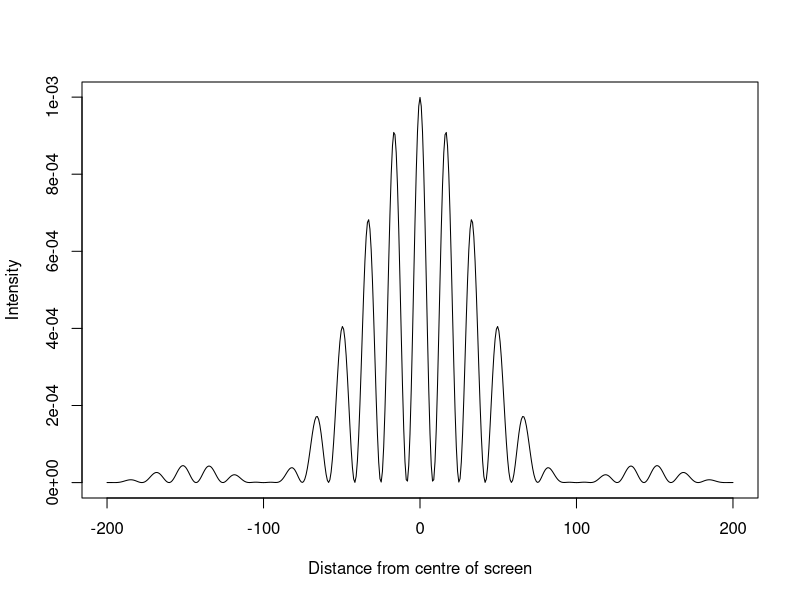

Here is the R script that generated this plot:
# Simon Toogood
# Task 5 Part 1

# ---- Constant definitions ---- #

L <- 1000          # Distance (from apertures) to screen
a <- 0.5           # Size of each aperture
d <- 3             # Separation of the slits
lambda <- 0.05     # Wavelength of light
k <- 2*pi / lambda # Wavenumber
I.0 <- 1           # Initial wave intensity
n.source <- 400    # Number of sources to use to approximate the two slits


# ---- Function definitions ---- #

compute.wave <- function(x.0, y.0, x.1, y.1, k, amp.0=1) {
  # Given a single source of waves at point (x.0, y.0), compute the phase
  # shift and amplitude of the wave arriving at point (x.1, y.1).
  dx <- x.1 - x.0               # x distance travelled
  dy <- y.1 - y.0               # y distance travelled
  dist <- sqrt( dx^2 + dy^2 )   # Total path length
  amp <- amp.0 * dist^(-1/2)    # Amplitude decay with path length
  phase <- (k * dist) %% (2*pi) # Phase change over path length modulo 2pi
  # Put amplitude and phase into a phasor and output this.
  phasor <- complex(modulus=amp, argument=phase)
  return(phasor) }

interfere <- function(y.screen, y.source, L, k) {
  n.source <- length(y.source) # Number of sources in total
  n.screen <- length(y.screen) # Number of screen pixels
  # Spread the amplitude over the individual sources
  amp.0 <- sqrt(I.0) / n.source
  
  # Array to store combined phasor (amplitude, phase) at each screen pixel
  phasor <- complex(length.out = n.screen)
  
  # Loop over each source inside the aperture
  for (i in 1:n.source) {
    # Combine a phase and an amplitude into a phasor
    phasor.i <- compute.wave(x.0=0, y.0=y.source[i], x.1=L, y.1=y.screen, k, amp.0)
    # Combine phasors for each source i
    phasor <- phasor + phasor.i }
  return(phasor) # Output the summed phasor array 
 }


# ----- Main Program ----- #

# Define distance along the screen, from -y.max to +y.max
y.max <- 200       # Size of the screen
screen.size <- 501 # Sets the number of pixels on the screen
screen <- seq(-y.max, y.max, length.out=screen.size)

# Create a list of wave sources to simulate the slits
y.source.1 <- seq(-d/2-a/2, -d/2+a/2, length.out=n.source/2)
y.source.2 <- seq( d/2-a/2,  d/2+a/2, length.out=n.source/2)
y.sources <- c(y.source.1, y.source.2)

# Compute interference from each source
phasors <- interfere(screen, y.sources, L, k)

# Calculate the intensity on the screen
intensity <- Mod(phasors)^2

plot(screen, intensity, type="l", xlab="Distance from centre of screen", ylab="Intensity")
